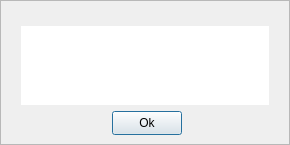
<?xml version="1.0" encoding="UTF-8"?>
<ui version="4.0">
 <class>MessageWindow</class>
 <widget class="QDialog" name="MessageWindow">
  <property name="geometry">
   <rect>
    <x>0</x>
    <y>0</y>
    <width>290</width>
    <height>145</height>
   </rect>
  </property>
  <property name="minimumSize">
   <size>
    <width>290</width>
    <height>145</height>
   </size>
  </property>
  <property name="maximumSize">
   <size>
    <width>290</width>
    <height>145</height>
   </size>
  </property>
  <property name="windowTitle">
   <string>Dasm8080</string>
  </property>
  <property name="windowIcon">
   <iconset resource="files.qrc">
    <normaloff>:/resources/icons/32x32/dasm8080.png</normaloff>:/resources/icons/32x32/dasm8080.png</iconset>
  </property>
  <layout class="QGridLayout" name="gridLayout">
   <property name="leftMargin">
    <number>0</number>
   </property>
   <property name="topMargin">
    <number>0</number>
   </property>
   <property name="rightMargin">
    <number>0</number>
   </property>
   <property name="bottomMargin">
    <number>0</number>
   </property>
   <property name="spacing">
    <number>0</number>
   </property>
   <item row="0" column="0">
    <widget class="QWidget" name="widget" native="true">
     <layout class="QGridLayout" name="gridLayout_2">
      <property name="leftMargin">
       <number>0</number>
      </property>
      <property name="topMargin">
       <number>0</number>
      </property>
      <property name="rightMargin">
       <number>0</number>
      </property>
      <property name="bottomMargin">
       <number>0</number>
      </property>
      <property name="spacing">
       <number>0</number>
      </property>
      <item row="0" column="0" alignment="Qt::AlignHCenter|Qt::AlignVCenter">
       <widget class="QFrame" name="frame">
        <property name="frameShape">
         <enum>QFrame::StyledPanel</enum>
        </property>
        <property name="frameShadow">
         <enum>QFrame::Raised</enum>
        </property>
        <layout class="QGridLayout" name="gridLayout_3">
         <property name="leftMargin">
          <number>20</number>
         </property>
         <property name="topMargin">
          <number>25</number>
         </property>
         <property name="rightMargin">
          <number>20</number>
         </property>
         <property name="bottomMargin">
          <number>9</number>
         </property>
         <item row="1" column="0">
          <spacer name="verticalSpacer">
           <property name="orientation">
            <enum>Qt::Vertical</enum>
           </property>
           <property name="sizeHint" stdset="0">
            <size>
             <width>20</width>
             <height>40</height>
            </size>
           </property>
          </spacer>
         </item>
         <item row="2" column="3">
          <spacer name="horizontalSpacer">
           <property name="orientation">
            <enum>Qt::Horizontal</enum>
           </property>
           <property name="sizeType">
            <enum>QSizePolicy::Fixed</enum>
           </property>
           <property name="sizeHint" stdset="0">
            <size>
             <width>85</width>
             <height>20</height>
            </size>
           </property>
          </spacer>
         </item>
         <item row="2" column="2">
          <widget class="QPushButton" name="buttonApply">
           <property name="minimumSize">
            <size>
             <width>70</width>
             <height>24</height>
            </size>
           </property>
           <property name="maximumSize">
            <size>
             <width>70</width>
             <height>24</height>
            </size>
           </property>
           <property name="text">
            <string>Ok</string>
           </property>
          </widget>
         </item>
         <item row="0" column="0" colspan="4">
          <widget class="QTextBrowser" name="textBrowser">
           <property name="frameShape">
            <enum>QFrame::NoFrame</enum>
           </property>
           <property name="frameShadow">
            <enum>QFrame::Sunken</enum>
           </property>
          </widget>
         </item>
         <item row="2" column="0" colspan="2">
          <spacer name="horizontalSpacer_2">
           <property name="orientation">
            <enum>Qt::Horizontal</enum>
           </property>
           <property name="sizeType">
            <enum>QSizePolicy::Fixed</enum>
           </property>
           <property name="sizeHint" stdset="0">
            <size>
             <width>85</width>
             <height>20</height>
            </size>
           </property>
          </spacer>
         </item>
        </layout>
       </widget>
      </item>
     </layout>
    </widget>
   </item>
  </layout>
 </widget>
 <resources>
  <include location="files.qrc"/>
 </resources>
 <connections/>
</ui>
